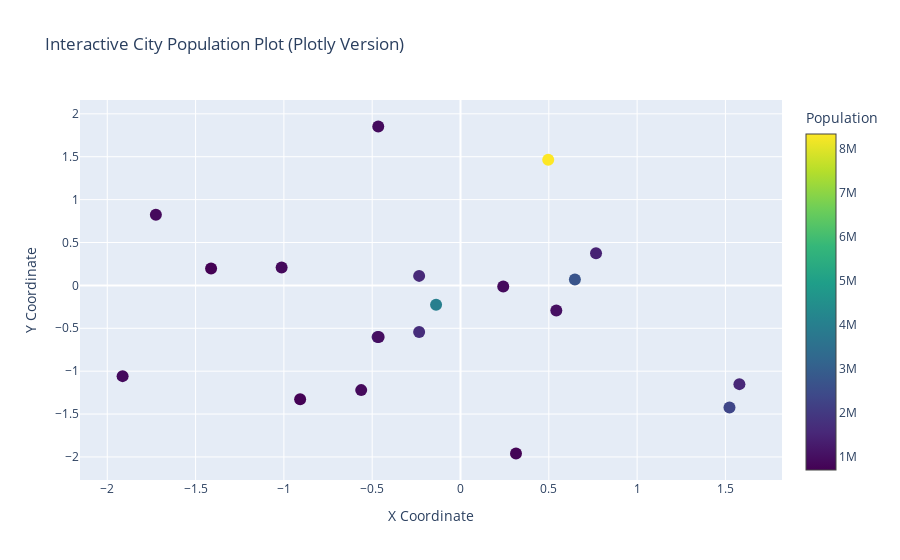

Source (notebook cell):
### Code cell
import matplotlib.pyplot as plt
import numpy as np

# Create sample data
np.random.seed(42)
n_points = 20
x = np.random.randn(n_points)
y = np.random.randn(n_points)

# Create labels/information for each point
cities = ['New York', 'Los Angeles', 'Chicago', 'Houston', 'Phoenix', 
          'Philadelphia', 'San Antonio', 'San Diego', 'Dallas', 'San Jose',
          'Austin', 'Jacksonville', 'Fort Worth', 'Columbus', 'Charlotte',
          'San Francisco', 'Indianapolis', 'Seattle', 'Denver', 'Boston']

populations = [8336817, 3979576, 2693976, 2320268, 1680992, 1584064,
               1547253, 1423851, 1343573, 1021795, 978908, 911507,
               909585, 898553, 885708, 881549, 876384, 753675, 715522, 695506]

# # Create the plot
# fig, ax = plt.subplots(figsize=(10, 8))
# scatter = ax.scatter(x, y, c=populations, cmap='viridis', s=100, alpha=0.7)

# # Add colorbar
# cbar = plt.colorbar(scatter)
# cbar.set_label('Population')

# # Create annotation box (initially invisible)
# annotation = ax.annotate('', xy=(0, 0), xytext=(20, 20), 
#                         textcoords="offset points",
#                         bbox=dict(boxstyle="round", fc="w", alpha=0.8),
#                         arrowprops=dict(arrowstyle="->"))
# annotation.set_visible(False)

# def on_hover(event):
#     """Function to handle mouse hover events"""
#     if event.inaxes == ax:
#         # Check if mouse is over any point
#         contains, info = scatter.contains(event)
        
#         if contains:
#             # Get the index of the point being hovered over
#             ind = info['ind'][0]
            
#             # Get the position of the point
#             pos = scatter.get_offsets()[ind]
            
#             # Update annotation
#             annotation.xy = pos
#             annotation.set_text(f'{cities[ind]}\nPopulation: {populations[ind]:,}\n'
#                                f'Coordinates: ({pos[0]:.2f}, {pos[1]:.2f})')
#             annotation.set_visible(True)
            
#             # Refresh the plot
#             fig.canvas.draw_idle()
#         else:
#             # Hide annotation if not hovering over any point
#             annotation.set_visible(False)
#             fig.canvas.draw_idle()

# # Connect the hover function to the plot
# fig.canvas.mpl_connect('motion_notify_event', on_hover)

# # Set labels and title
# ax.set_xlabel('X Coordinate')
# ax.set_ylabel('Y Coordinate')
# ax.set_title('Interactive City Population Plot\n(Hover over points to see details)')

# # Add grid for better visualization
# ax.grid(True, alpha=0.3)

# # Show the plot
# plt.tight_layout()
# plt.show()

# Alternative version using plotly for more interactive features
print("\n" + "="*50)
print("BONUS: Here's also a Plotly version for enhanced interactivity")
print("="*50)

try:
    import plotly.graph_objects as go
    import plotly.express as px
    
    # Create plotly figure
    fig_plotly = go.Figure()
    
    fig_plotly.add_trace(go.Scatter(
        x=x,
        y=y,
        mode='markers',
        marker=dict(
            size=12,
            color=populations,
            colorscale='viridis',
            showscale=True,
            colorbar=dict(title="Population")
        ),
        text=[f'{city}<br>Population: {pop:,}<br>Coords: ({x[i]:.2f}, {y[i]:.2f})' 
              for i, (city, pop) in enumerate(zip(cities, populations))],
        hovertemplate='%{text}<extra></extra>',
        name='Cities'
    ))
    
    fig_plotly.update_layout(
        title='Interactive City Population Plot (Plotly Version)',
        xaxis_title='X Coordinate',
        yaxis_title='Y Coordinate',
        hovermode='closest'
    )
    
    fig_plotly.show()
    
except ImportError:
    print("Plotly not installed. Install with: pip install plotly")
    print("The matplotlib version above works without additional dependencies!")

### Figure 1 — Plotly figure (JSON) as saved in the notebook; plotly's stock layout.template omitted (floating-point values rounded to 4 significant figures)
{"data": [{"hovertemplate": "%{text}<extra></extra>", "marker": {"color": [8336817, 3979576, 2693976, 2320268, 1680992, 1584064, 1547253, 1423851, 1343573, 1021795, 978908, 911507, 909585, 898553, 885708, 881549, 876384, 753675, 715522, 695506], "colorbar": {"title": {"text": "Population"}}, "colorscale": [[0, "#440154"], [0.1111, "#482878"], [0.2222, "#3e4989"], [0.3333, "#31688e"], [0.4444, "#26828e"], [0.5556, "#1f9e89"], [0.6667, "#35b779"], [0.7778, "#6ece58"], [0.8889, "#b5de2b"], [1, "#fde725"]], "showscale": true, "size": 12}, "mode": "markers", "name": "Cities", "text": ["New York<br>Population: 8,336,817<br>Coords: (0.50, 1.47)", "Los Angeles<br>Population: 3,979,576<br>Coords: (-0.14, -0.23)", "Chicago<br>Population: 2,693,976<br>Coords: (0.65, 0.07)", "Houston<br>Population: 2,320,268<br>Coords: (1.52, -1.42)", "Phoenix<br>Population: 1,680,992<br>Coords: (-0.23, -0.54)", "Philadelphia<br>Population: 1,584,064<br>Coords: (-0.23, 0.11)", "San Antonio<br>Population: 1,547,253<br>Coords: (1.58, -1.15)", "San Diego<br>Population: 1,423,851<br>Coords: (0.77, 0.38)", "Dallas<br>Population: 1,343,573<br>Coords: (-0.47, -0.60)", "San Jose<br>Population: 1,021,795<br>Coords: (0.54, -0.29)", "Austin<br>Population: 978,908<br>Coords: (-0.46, -0.60)", "Jacksonville<br>Population: 911,507<br>Coords: (-0.47, 1.85)", "Fort Worth<br>Population: 909,585<br>Coords: (0.24, -0.01)", "Columbus<br>Population: 898,553<br>Coords: (-1.91, -1.06)", "Charlotte<br>Population: 885,708<br>Coords: (-1.72, 0.82)", "San Francisco<br>Population: 881,549<br>Coords: (-0.56, -1.22)", "Indianapolis<br>Population: 876,384<br>Coords: (-1.01, 0.21)", "Seattle<br>Population: 753,675<br>Coords: (0.31, -1.96)", "Denver<br>Population: 715,522<br>Coords: (-0.91, -1.33)", "Boston<br>Population: 695,506<br>Coords: (-1.41, 0.20)"], "type": "scatter", "x": [0.4967, -0.1383, 0.6477, 1.523, -0.2342, -0.2341, 1.579, 0.7674, -0.4695, 0.5426, -0.4634, -0.4657, 0.242, -1.913, -1.725, -0.5623, -1.013, 0.3142, -0.908, -1.412], "y": [1.466, -0.2258, 0.06753, -1.425, -0.5444, 0.1109, -1.151, 0.3757, -0.6006, -0.2917, -0.6017, 1.852, -0.0135, -1.058, 0.8225, -1.221, 0.2089, -1.96, -1.328, 0.1969]}], "layout": {"hovermode": "closest", "title": {"text": "Interactive City Population Plot (Plotly Version)"}, "xaxis": {"title": {"text": "X Coordinate"}}, "yaxis": {"title": {"text": "Y Coordinate"}}}}
